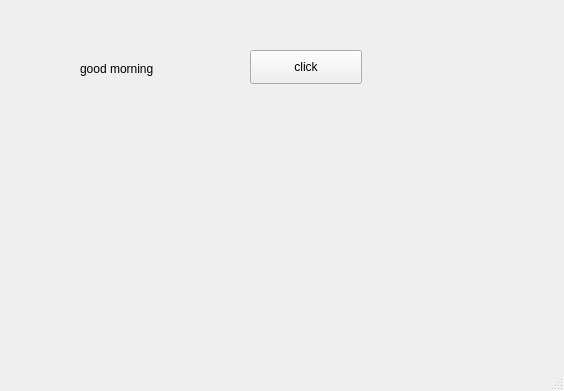
<?xml version="1.0" encoding="UTF-8"?>
<ui version="4.0">
 <class>MainWindow</class>
 <widget class="QMainWindow" name="MainWindow">
  <property name="geometry">
   <rect>
    <x>0</x>
    <y>0</y>
    <width>564</width>
    <height>391</height>
   </rect>
  </property>
  <property name="windowTitle">
   <string>MainWindow</string>
  </property>
  <widget class="QWidget" name="centralwidget">
   <widget class="QLabel" name="lbl">
    <property name="geometry">
     <rect>
      <x>80</x>
      <y>60</y>
      <width>121</width>
      <height>18</height>
     </rect>
    </property>
    <property name="text">
     <string>good morning</string>
    </property>
   </widget>
   <widget class="QPushButton" name="pb">
    <property name="geometry">
     <rect>
      <x>250</x>
      <y>50</y>
      <width>112</width>
      <height>34</height>
     </rect>
    </property>
    <property name="text">
     <string>click</string>
    </property>
   </widget>
  </widget>
  <widget class="QMenuBar" name="menubar">
   <property name="geometry">
    <rect>
     <x>0</x>
     <y>0</y>
     <width>564</width>
     <height>26</height>
    </rect>
   </property>
  </widget>
  <widget class="QStatusBar" name="statusbar"/>
 </widget>
 <resources/>
 <connections/>
</ui>
